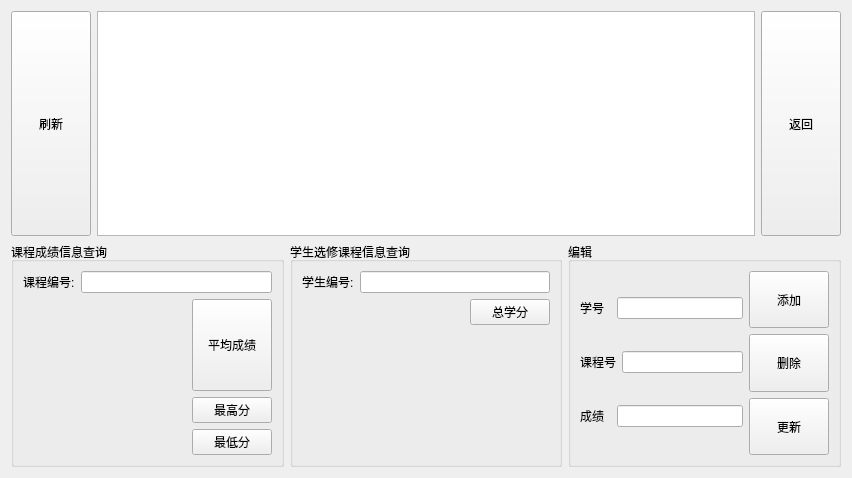
<?xml version="1.0" encoding="UTF-8"?>
<ui version="4.0">
 <class>manage_grade</class>
 <widget class="QWidget" name="manage_grade">
  <property name="geometry">
   <rect>
    <x>0</x>
    <y>0</y>
    <width>852</width>
    <height>478</height>
   </rect>
  </property>
  <property name="windowTitle">
   <string>Form</string>
  </property>
  <property name="styleSheet">
   <string notr="true"/>
  </property>
  <layout class="QVBoxLayout" name="verticalLayout_8">
   <item>
    <layout class="QVBoxLayout" name="verticalLayout_6">
     <item>
      <layout class="QHBoxLayout" name="horizontalLayout_5">
       <item>
        <widget class="QPushButton" name="seeAllButton">
         <property name="sizePolicy">
          <sizepolicy hsizetype="Minimum" vsizetype="Preferred">
           <horstretch>0</horstretch>
           <verstretch>0</verstretch>
          </sizepolicy>
         </property>
         <property name="styleSheet">
          <string notr="true">font: 87 11pt &quot;Arial Black&quot;;</string>
         </property>
         <property name="text">
          <string>刷新</string>
         </property>
        </widget>
       </item>
       <item>
        <widget class="QTableWidget" name="tableWidget">
         <property name="styleSheet">
          <string notr="true">font: 12pt &quot;Arial&quot;;</string>
         </property>
        </widget>
       </item>
       <item>
        <widget class="QPushButton" name="backButton">
         <property name="sizePolicy">
          <sizepolicy hsizetype="Minimum" vsizetype="Preferred">
           <horstretch>0</horstretch>
           <verstretch>0</verstretch>
          </sizepolicy>
         </property>
         <property name="styleSheet">
          <string notr="true">font: 87 11pt &quot;Arial Black&quot;;</string>
         </property>
         <property name="text">
          <string>返回</string>
         </property>
        </widget>
       </item>
      </layout>
     </item>
     <item>
      <layout class="QHBoxLayout" name="horizontalLayout_12">
       <item>
        <widget class="QGroupBox" name="groupBox">
         <property name="styleSheet">
          <string notr="true">font: 11pt &quot;Agency FB&quot;;</string>
         </property>
         <property name="title">
          <string>课程成绩信息查询</string>
         </property>
         <layout class="QHBoxLayout" name="horizontalLayout_8">
          <item>
           <layout class="QVBoxLayout" name="verticalLayout_4">
            <item>
             <layout class="QHBoxLayout" name="horizontalLayout_7">
              <item>
               <widget class="QLabel" name="label_4">
                <property name="text">
                 <string>课程编号:</string>
                </property>
               </widget>
              </item>
              <item>
               <widget class="QLineEdit" name="courseEdit_1">
                <property name="styleSheet">
                 <string notr="true">font: 12pt &quot;Arial&quot;;</string>
                </property>
               </widget>
              </item>
             </layout>
            </item>
            <item>
             <layout class="QHBoxLayout" name="horizontalLayout_6">
              <item>
               <spacer name="horizontalSpacer">
                <property name="orientation">
                 <enum>Qt::Horizontal</enum>
                </property>
                <property name="sizeHint" stdset="0">
                 <size>
                  <width>40</width>
                  <height>20</height>
                 </size>
                </property>
               </spacer>
              </item>
              <item>
               <layout class="QVBoxLayout" name="verticalLayout_3">
                <item>
                 <widget class="QPushButton" name="avgGradeBtn">
                  <property name="sizePolicy">
                   <sizepolicy hsizetype="Minimum" vsizetype="Preferred">
                    <horstretch>0</horstretch>
                    <verstretch>0</verstretch>
                   </sizepolicy>
                  </property>
                  <property name="text">
                   <string>平均成绩</string>
                  </property>
                 </widget>
                </item>
                <item>
                 <widget class="QPushButton" name="maxGradeBtn">
                  <property name="text">
                   <string>最高分</string>
                  </property>
                 </widget>
                </item>
                <item>
                 <widget class="QPushButton" name="minGradeBtn">
                  <property name="text">
                   <string>最低分</string>
                  </property>
                 </widget>
                </item>
               </layout>
              </item>
             </layout>
            </item>
           </layout>
          </item>
         </layout>
        </widget>
       </item>
       <item>
        <widget class="QGroupBox" name="groupBox_2">
         <property name="styleSheet">
          <string notr="true">font: 11pt &quot;Agency FB&quot;;</string>
         </property>
         <property name="title">
          <string>学生选修课程信息查询</string>
         </property>
         <layout class="QHBoxLayout" name="horizontalLayout_11">
          <item>
           <layout class="QVBoxLayout" name="verticalLayout_5">
            <item>
             <layout class="QHBoxLayout" name="horizontalLayout_9">
              <item>
               <widget class="QLabel" name="label_5">
                <property name="text">
                 <string>学生编号:</string>
                </property>
               </widget>
              </item>
              <item>
               <widget class="QLineEdit" name="courseEdit_2">
                <property name="styleSheet">
                 <string notr="true">font: 12pt &quot;Arial&quot;;</string>
                </property>
               </widget>
              </item>
             </layout>
            </item>
            <item>
             <layout class="QHBoxLayout" name="horizontalLayout_10">
              <item>
               <spacer name="horizontalSpacer_2">
                <property name="orientation">
                 <enum>Qt::Horizontal</enum>
                </property>
                <property name="sizeHint" stdset="0">
                 <size>
                  <width>40</width>
                  <height>20</height>
                 </size>
                </property>
               </spacer>
              </item>
              <item>
               <widget class="QPushButton" name="sumCreditBtn">
                <property name="text">
                 <string>总学分</string>
                </property>
               </widget>
              </item>
             </layout>
            </item>
            <item>
             <spacer name="verticalSpacer">
              <property name="orientation">
               <enum>Qt::Vertical</enum>
              </property>
              <property name="sizeHint" stdset="0">
               <size>
                <width>20</width>
                <height>40</height>
               </size>
              </property>
             </spacer>
            </item>
           </layout>
          </item>
         </layout>
        </widget>
       </item>
       <item>
        <widget class="QGroupBox" name="groupBox_3">
         <property name="styleSheet">
          <string notr="true">font: 11pt &quot;Agency FB&quot;;</string>
         </property>
         <property name="title">
          <string>编辑</string>
         </property>
         <layout class="QVBoxLayout" name="verticalLayout_7">
          <item>
           <layout class="QHBoxLayout" name="horizontalLayout_4">
            <item>
             <layout class="QVBoxLayout" name="verticalLayout_2">
              <item>
               <layout class="QHBoxLayout" name="horizontalLayout">
                <item>
                 <widget class="QLabel" name="label">
                  <property name="text">
                   <string>学号  </string>
                  </property>
                 </widget>
                </item>
                <item>
                 <widget class="QLineEdit" name="snoLineEdit">
                  <property name="styleSheet">
                   <string notr="true">font: 12pt &quot;Arial&quot;;</string>
                  </property>
                 </widget>
                </item>
               </layout>
              </item>
              <item>
               <layout class="QHBoxLayout" name="horizontalLayout_2">
                <item>
                 <widget class="QLabel" name="label_2">
                  <property name="text">
                   <string>课程号</string>
                  </property>
                 </widget>
                </item>
                <item>
                 <widget class="QLineEdit" name="cnoLineEdit">
                  <property name="styleSheet">
                   <string notr="true">font: 12pt &quot;Arial&quot;;</string>
                  </property>
                 </widget>
                </item>
               </layout>
              </item>
              <item>
               <layout class="QHBoxLayout" name="horizontalLayout_3">
                <item>
                 <widget class="QLabel" name="label_3">
                  <property name="text">
                   <string>成绩  </string>
                  </property>
                 </widget>
                </item>
                <item>
                 <widget class="QLineEdit" name="gradeLineEdit">
                  <property name="styleSheet">
                   <string notr="true">font: 12pt &quot;Arial&quot;;</string>
                  </property>
                 </widget>
                </item>
               </layout>
              </item>
             </layout>
            </item>
            <item>
             <layout class="QVBoxLayout" name="verticalLayout">
              <item>
               <widget class="QPushButton" name="insertButton">
                <property name="sizePolicy">
                 <sizepolicy hsizetype="Minimum" vsizetype="Preferred">
                  <horstretch>0</horstretch>
                  <verstretch>0</verstretch>
                 </sizepolicy>
                </property>
                <property name="text">
                 <string>添加</string>
                </property>
               </widget>
              </item>
              <item>
               <widget class="QPushButton" name="deleteButton">
                <property name="sizePolicy">
                 <sizepolicy hsizetype="Minimum" vsizetype="Preferred">
                  <horstretch>0</horstretch>
                  <verstretch>0</verstretch>
                 </sizepolicy>
                </property>
                <property name="text">
                 <string>删除</string>
                </property>
               </widget>
              </item>
              <item>
               <widget class="QPushButton" name="updateButton">
                <property name="sizePolicy">
                 <sizepolicy hsizetype="Minimum" vsizetype="Preferred">
                  <horstretch>0</horstretch>
                  <verstretch>0</verstretch>
                 </sizepolicy>
                </property>
                <property name="text">
                 <string>更新</string>
                </property>
               </widget>
              </item>
             </layout>
            </item>
           </layout>
          </item>
         </layout>
        </widget>
       </item>
      </layout>
     </item>
    </layout>
   </item>
  </layout>
 </widget>
 <resources/>
 <connections/>
</ui>
